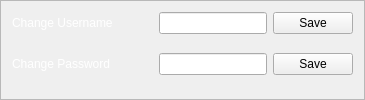
            <widget class="QFrame" name="frame_28">
             <property name="frameShape">
              <enum>QFrame::StyledPanel</enum>
             </property>
             <property name="frameShadow">
              <enum>QFrame::Raised</enum>
             </property>
             <layout class="QGridLayout" name="gridLayout_29">
              <item row="1" column="2">
               <widget class="QLineEdit" name="lineEdit"/>
              </item>
              <item row="2" column="2" rowspan="3">
               <widget class="QLineEdit" name="lineEdit_2"/>
              </item>
              <item row="3" column="3">
               <widget class="QPushButton" name="pushButton">
                <property name="text">
                 <string>Save</string>
                </property>
               </widget>
              </item>
              <item row="2" column="0" rowspan="3">
               <widget class="QLabel" name="label_10">
                <property name="palette">
                 <palette>
                  <active>
                   <colorrole role="WindowText">
                    <brush brushstyle="SolidPattern">
                     <color alpha="255">
                      <red>255</red>
                      <green>255</green>
                      <blue>255</blue>
                     </color>
                    </brush>
                   </colorrole>
                  </active>
                  <inactive>
                   <colorrole role="WindowText">
                    <brush brushstyle="SolidPattern">
                     <color alpha="255">
                      <red>255</red>
                      <green>255</green>
                      <blue>255</blue>
                     </color>
                    </brush>
                   </colorrole>
                  </inactive>
                  <disabled>
                   <colorrole role="WindowText">
                    <brush brushstyle="SolidPattern">
                     <color alpha="255">
                      <red>120</red>
                      <green>120</green>
                      <blue>120</blue>
                     </color>
                    </brush>
                   </colorrole>
                  </disabled>
                 </palette>
                </property>
                <property name="text">
                 <string>Change Password</string>
                </property>
               </widget>
              </item>
              <item row="1" column="3">
               <widget class="QPushButton" name="pushButton_2">
                <property name="text">
                 <string>Save</string>
                </property>
               </widget>
              </item>
              <item row="1" column="0">
               <widget class="QLabel" name="label_6">
                <property name="palette">
                 <palette>
                  <active>
                   <colorrole role="WindowText">
                    <brush brushstyle="SolidPattern">
                     <color alpha="255">
                      <red>255</red>
                      <green>255</green>
                      <blue>255</blue>
                     </color>
                    </brush>
                   </colorrole>
                  </active>
                  <inactive>
                   <colorrole role="WindowText">
                    <brush brushstyle="SolidPattern">
                     <color alpha="255">
                      <red>255</red>
                      <green>255</green>
                      <blue>255</blue>
                     </color>
                    </brush>
                   </colorrole>
                  </inactive>
                  <disabled>
                   <colorrole role="WindowText">
                    <brush brushstyle="SolidPattern">
                     <color alpha="255">
                      <red>120</red>
                      <green>120</green>
                      <blue>120</blue>
                     </color>
                    </brush>
                   </colorrole>
                  </disabled>
                 </palette>
                </property>
                <property name="text">
                 <string>Change Username</string>
                </property>
               </widget>
              </item>
              <item row="1" column="1">
               <spacer name="horizontalSpacer_73">
                <property name="orientation">
                 <enum>Qt::Horizontal</enum>
                </property>
                <property name="sizeType">
                 <enum>QSizePolicy::Fixed</enum>
                </property>
                <property name="sizeHint" stdset="0">
                 <size>
                  <width>40</width>
                  <height>20</height>
                 </size>
                </property>
               </spacer>
              </item>
             </layout>
            </widget>
